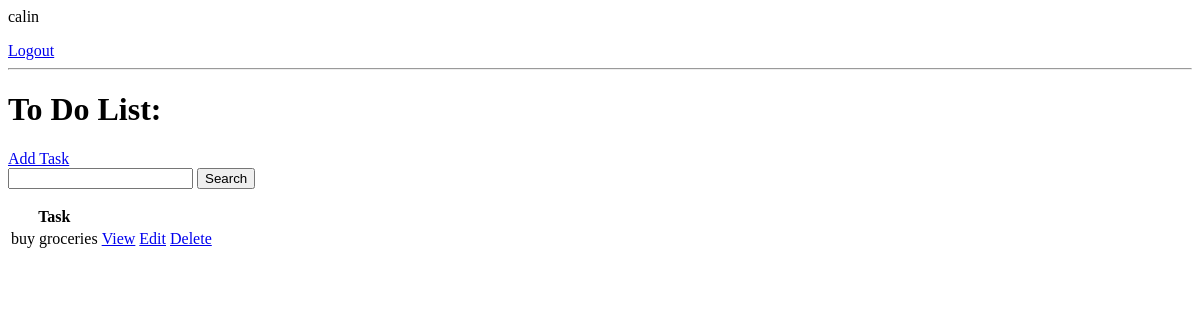
The app's page / (signed in), older data.
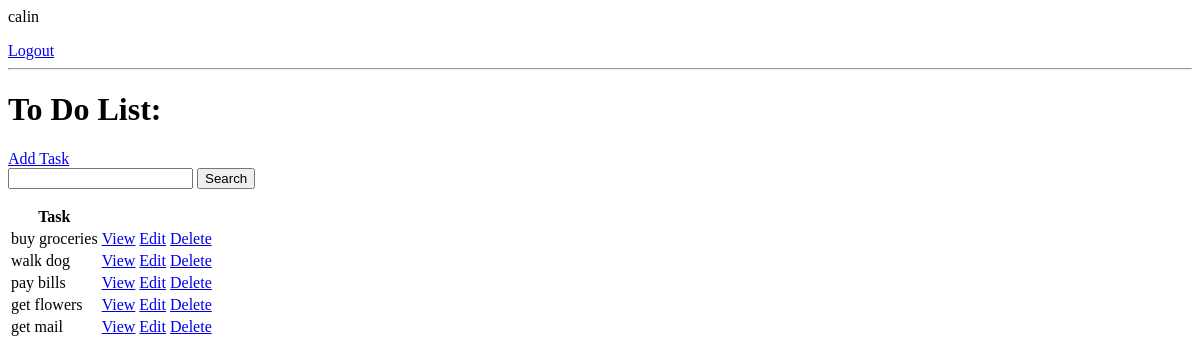
The same page, newer data.
### todo/models.py (models this page shows, shortened)
class Task(models.Model):
    user = models.ForeignKey(User, on_delete=models.CASCADE, null=True, blank=True)
    task = models.CharField(max_length=255)
    description = models.TextField(null=True, blank=True)
    complete = models.BooleanField(default=False)
    created = models.DateTimeField(auto_now_add=True)
    class Meta:
        ordering = ['complete']

### todo/views.py (the view)
# urls.py: path('', views.TaskList.as_view(), name='list'),
class TaskList(LoginRequiredMixin, ListView):
    model = Task
    context_object_name = 'tasks'
    def get_context_data(self, **kwargs):
        context = super().get_context_data(**kwargs)
        context['tasks'] = context['tasks'].filter(user=self.request.user)
        context['count'] = context['tasks'].filter(complete=False)
        search_input = self.request.GET.get('search-area') or ''
        if search_input:
            context['tasks'] = context['tasks'].filter(task__startswith=search_input)
        context['search_input'] = search_input
        return context

### todo/templates/todo/task_list.html (shortened to what this page needs)
{% if request.user.is_authenticated %}
    <p>{{request.user}}</p>
    <a href="{% url 'logout' %}">Logout</a>
{% else %}
    <a href="{% url 'login' %}">Login</a>
{% endif %}
<hr>
<h1>To Do List:</h1>
<a href="{% url 'task-create' %}">Add Task</a>
<form method="GET">
    <input type="text" name="search-area" value={{search_input}}>
    <input type="submit" value="Search">
</form>
<table>
    <tr>
        <th>Task</th>
        <th></th>
        <th></th>
    </tr>
    {% for task in tasks %}
    <tr>
        <td>{{ task.task }}</td>
        <td><a href="{% url 'task' task.id %}">View</a></td>
        <td><a href="{% url 'task-update' task.id %}">Edit</a></td>
        <td><a href="{% url 'task-delete' task.id %}">Delete</a></td>
    </tr>
    {% empty %}
        <h3>No tasks in list.</h3>
    {% endfor %}
</table>

Row changes from the older to the newer data that the page shows:
added Task: task "walk dog"
added Task: task "pay bills"
added Task: task "get flowers"
added Task: task "get mail"
